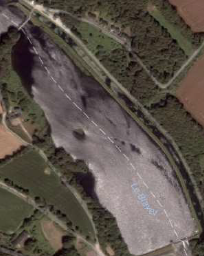
%> input picture matlab/Guerledan.png, 204 x 256 px
$ octave EquationsRob.m   (GNU Octave 9; MATLAB toolbox functions it lacks are replaced by stand-ins)
%> lines starting %> are read from the running program, lines starting %| are printed output that depends on the picture
### matlab/CheckPoint.m
function [x,y,theta,vx,vy,w,v2x,v2y,w2,e,If]=CheckPoint(P1,E,x1,y1,theta1,vx1,vy1,w1,v21x,v21y,w21,e)
%> called with P1 = [300; 10], E = 2, x1 = 250, y1 = 50, theta1 = 180, vx1 = 0, vy1 = 0, w1 = 0

i=1;
h=0.6; % Hauteur du drone (en m)
l=1; % Longueur du drone (m)
L=0.4; % Largeur du drone (m)
M=1.200; % Masse du drone  (kg)
d=10; % Diamètre de l'hélice (pouces)
Ph=6;  % Pas de l'hélice (pouces)
kv=840; % Kv des moteurs brushless (Normalement identiques)
c=0.2; %Distance des flotteurs au centre de gravité selon y.
P=0.02835*Ph*(d^3)*(kv^2)*(10^(-10)); % Force de Poussée selon l'équation d'Abbott (Sans la tension qui donne la vitesse de rotation avec Vr=UKv)
Jz=(M*(L^2+l^2))/3; % Moment d'inertie du drone semon l'axe z (celui qui nous intéresse pour la rotation du drone
dt=0.5; % Pas de temps (en s)


v2x=[v21x]; %Accélération initiale en x (ms-²)
v2y=[v21y]; %Accélération initiale en y (ms-²)
w2=[w21]; %Accélération angulaire initiale(rads-²)
vy=[vy1]; %(Vitesse initiale en y (m/s)
vx=[vx1]; %(Vitesse initiale en x (m/s)
w=[w1]; %(Vitesse angulaire initiale (rad/s)
theta=[theta1]; % Cap initial
x=[x1]; %Position initiale en x
y=[y1]; %Position initiale en y
m=[0;0];
Tx=[x(1),P1(1)]; %Coordonées en x de la droite cible (en m)
Ty=[y(1),P1(2)];% Coordonées en y de la droite cible (en m)

hull=[x(1);y(1);1]; % Position du bateau (Point noir)
img2=imread('C:\Users\Zacharie\Documents\MATLAB\Modélisation Guerlédan\Guerledan.png');
%> img2 is the input picture: size 256x204x3 uint8; mean R, G, B 92.9, 84.1, 76.3
img=imresize(img2,2);
 while norm(m-P1)>E
         i=i+1;
         m=[x(i-1);y(i-1)]; % Position du drone
        a=[x(1);y(1)]; %Point initial de la droite cible (point de départ du drone)
        b=P1; % Point final de la droite cible
        e1=e; %Mise en mémoir de l'erreur précédente
        e=det([(b-a)/norm(b-a),m-a]); % Ecart du drone à la cible
        de=e-e1; %Différence de l'erreur et de l'erreur précédente (Pour déterminer si le drone se rapproche de la cible)


    [u1,u2]=control(e,de);
    w2(i)=c*P*((u1^2)-(u2^2))/Jz;  % Calcul de l'accel angulaire au temps i avec le th des moments
    w(i)=(w2(i)-w2(i-1))*dt+w(i-1); % Calcul de la vitesse angulaire avec Euler
    theta(i)=(theta(i-1)+w(i)*dt); % Calcul de l'angle avec Euler
    v2x(i)=cos(theta(i))*P*((u1^2)+(u2^2))/M; % Calcul de l'accel en x au tps i avec le PFD
    v2y(i)=sin(theta(i))*P*((u1^2)+(u2^2))/M; % Calcul de l'accel en x au tps i avec le PFD
    vx(i)=(v2x(i)-v2x(i-1))*dt+vx(i-1);% Calcul de la vitesse en x avec Euler
    vy(i)=(v2y(i)-v2y(i-1))*dt+vy(i-1);% Calcul de la vitesse en y avec Euler
    x(i)=x(i-1)+vx(i)*dt; % Calcul de la position en x avec Euler
    y(i)=y(i-1)+vy(i)*dt; % Calcul de la position en y avec Euler
    clf; axis([0,length(img(1,:,:)),0,length(img(:,1,:))]);

    hold on % Tracé Du repère sur lequel on va afficher le mvt du drone
    imshow(img);
    hold on

    hull=[x(i);length(img(:,1,:))-y(i);length(img(:,1,:))-theta(i)]; %Rafraichissement de la Position

     plot(Tx,length(img(:,1,:))-Ty); %Tracé de la droite cible


    plot(hull(1),hull(2),'oblack'); % Affichage de la position
    draw_tank(hull,'blue')
    plot(x,length(img(:,1,:))-y);
    drawnow()

    %pause(0.01); % Temps de pause de 1 centième de s pour la visibilité

     end
%> this loop made 289 passes
%> (hull, R in draw_tank) on passes 1 to 3: ([249.9; 462.2; 332], [0.533 0.846 249.9; -0.846 0.533 462.2; 0 0 1]), ([249.7; 462.4; 332], [0.533 0.846 249.7; -0.846 0.533 462.4; 0 0 1]), ([249.6; 462.6; 332], [0.533 0.846 249.6; -0.846 0.533 462.6; 0 0 1])
%> pass 1, in CheckPoint, `plot(x,length(img(:,1,:))-y);`:
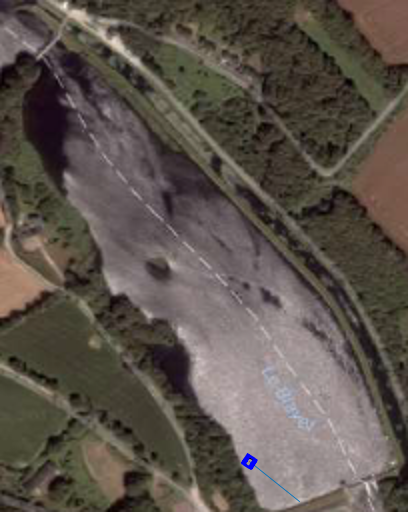
%> figure redrawn from the program's plot data
%> after the loop, i = 290; theta = 290 values, max 181.7 at index 60, min 180 at index 1, mean 181.5; v2x = 290 values, max 0.872 at index 61, min -0.587 at index 2, mean 0.669; v2y = 290 values, max 0 at index 1, min -0.785 at index 2, mean -0.542; vx = 290 values, max 0.436 at index 61, min -0.293 at index 2, mean 0.335; vy = 290 values, max 0 at index 1, min -0.393 at index 2, mean -0.271; w = 290 values, max 0.0621 at index 5, min -0.0621 at index 200, mean 0.0103; w2 = 290 values, max 0.124 at index 5, min -0.124 at index 200, mean 0.0206; x = 290 values, max 298.5 at index 290, min 248.4 at index 24, mean 270.7; y = 290 values, max 50 at index 1, min 10.72 at index 290, mean 30.64


If=i;
%> If = 290
 plot(Tx,Ty); %Tracé de la droite cible


end

### matlab/draw_tank.m
function draw_tank(x,color,sizetank)
   if (exist('sizetank')==0), sizetank=10; end;
   M = sizetank*...
      [  0.5 -0.5  0  0 -0.5 -0.5 0 0 -0.5 0.5 0 0 0.5  0.5  0;
	    -0.5 -0.5 -0.5 -0.3 -0.3  0.3 0.3 0.5  0.5 0.5 0.5 0.3 0.3 -0.3 -0.3];
   M=[M;ones(1,length(M))];
   R=[cos(x(3)),-sin(x(3)),x(1);sin(x(3)),cos(x(3)),x(2);0 0 1];
   M =R*M;
   plot(M(1,:),M(2,:),color,'LineWidth',2);
end

### matlab/control.m
function [ U1,U2 ] = control( x,y )
%UNTITLED2 Summary of this function goes here
%   Detailed explanation goes here
if x>0.5&&y>=-0.005*abs(x)
         U1=5; % Tension donn閑 au moteur 1 Pour se rapprocher de la cible si elle est en dessous
         U2=7; % M阭e principe pour le moteur 2
     elseif x<-0.5&&y<=0.005*abs(x)
         U1=7; % M阭e principe pour tourner dans l'autre sens
         U2=5;
     else
        U1=7; % Si on est suffisament proche on applique la m阭e tension aux deux moteurs
        U2=7;
      end

end

### matlab/EquationsRob.m
clear all
close all
clc

% [7 lines of commented-out code are left out]
E=2; % Erreur pour considérer le point atteint

P2=[300;10]; %Point 2
P3=[280;150]; % Point 3
% P4=[240;50]; %Point 4
% P5=[240;160]; %Point 5


v2x=[0]; %Accélération initiale en x (ms-²)
v2y=[0]; %Accélération initiale en y (ms-²)
w2=[0]; %Accélération angulaire initiale(rads-²)
vy=[0]; %(Vitesse initiale en y (m/s)
vx=[0]; %(Vitesse initiale en x (m/s)
w=[0]; %(Vitesse angulaire initiale (rad/s)
theta=[180]; % Cap initial
x=[250]; %Position initiale en x
y=[50]; % Position initiale en y
P1=[x(1);y(1)]; %Point 1
Tx=[x(1),50]; %Coordonées en x de la droite cible (en m)
Ty=[y(1),2];% Coordonées en y de la droite cible (en m)
e=0; %Erreur initiale (mise à 0)
m=[0;0]; %Va12riable de déclaration de m
X=[];
Y=[];
V=[];
W=[];
Theta=[];
i=0;
[x,y,theta,vx,vy,w,v2x,v2y,w2,e,If]=CheckPoint(P2,E,x(1),y(1),theta(1),vx(1),vy(1),w(1),v2x(1),v2y(1),w2(1),e);
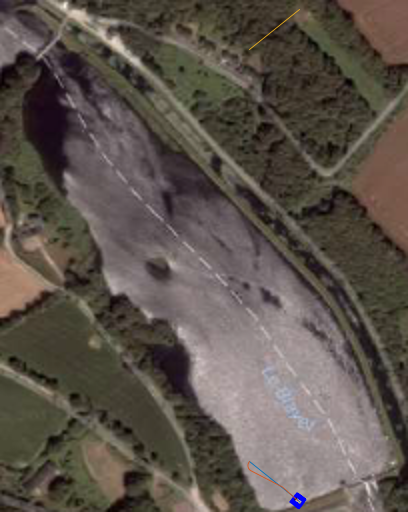
%> figure redrawn from the program's plot data
%> e = -0.348; If = 290
X=[X x];
%> X has the same summary as x in CheckPoint
Y=[Y y];
%> Y has the same summary as y in CheckPoint
V=[V (sqrt(vx.^2+vy.^2))];
%> V = 290 values, max 0.49 at index 208, min 0 at index 1, mean 0.462
Theta=[Theta theta];
%> Theta has the same summary as theta in CheckPoint
W=[W w];
%> W has the same summary as w in CheckPoint
i=i+If;
%> i = 290
[x,y,theta,vx,vy,w,v2x,v2y,w2,e,If]=CheckPoint(P3,E,x(If),y(If),theta(If),vx(If),vy(If),w(If),v2x(If),v2y(If),w2(If),e);
%> in CheckPoint (call 2), `v2x=[v21x];`: v2x = 0.735
%> in CheckPoint (call 2), `v2y=[v21y];`: v2y = -0.648
%> in CheckPoint (call 2), `w2=[w21];`: w2 = 0
%> in CheckPoint (call 2), `vy=[vy1];`: vy = -0.324
%> in CheckPoint (call 2), `vx=[vx1];`: vx = 0.368
%> in CheckPoint (call 2), `w=[w1];`: w = 0
%> in CheckPoint (call 2), `theta=[theta1];`: theta = 181.5
%> in CheckPoint (call 2), `x=[x1];`: x = 298.5
%> in CheckPoint (call 2), `y=[y1];`: y = 10.72
%> in CheckPoint (call 2), `Tx=[x(1),P1(1)];`: Tx = [298.5 280]
%> in CheckPoint (call 2), `Ty=[y(1),P1(2)];`: Ty = [10.72 150]
%> in CheckPoint (call 2), `hull=[x(1);y(1);1];`: hull = [298.5; 10.72; 1]
%> the loop in CheckPoint (call 2), `while norm(m-P1)>E` made 649 passes
%> (m, e1, e, de, u2, hull, R in draw_tank) on passes 1 to 3: ([298.5; 10.72], -0.348, 0, 0.348, 7, [298.7; 501.4; 330.5], [-0.8 0.599 298.7; -0.599 -0.8 501.4; 0 0 1]), ([298.7; 10.56], 0, -0.161, -0.161, 7, [298.9; 501.6; 330.5], [-0.8 0.599 298.9; -0.599 -0.8 501.6; 0 0 1]), ([298.9; 10.4], -0.161, -0.322, -0.161, 7, [299.1; 501.8; 330.5], [-0.8 0.599 299.1; -0.599 -0.8 501.8; 0 0 1])
%> pass 1, in CheckPoint (call 2), `plot(x,length(img(:,1,:))-y);`:
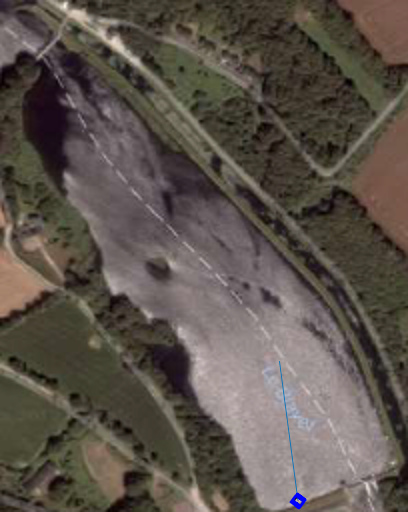
%> figure redrawn from the program's plot data
%> after the loop in CheckPoint (call 2), `while norm(m-P1)>E`: i = 650; theta = 650 values, max 184.2 at index 93, min 181.5 at index 1, mean 183.8; v2x = 650 values, max 0.74 at index 28, min -0.416 at index 94, mean -0.11; v2y = 650 values, max 0.976 at index 258, min -0.648 at index 1, mean 0.847; vx = 650 values, max 0.37 at index 28, min -0.208 at index 94, mean -0.055; vy = 650 values, max 0.488 at index 258, min -0.324 at index 1, mean 0.423; w = 650 values, max 0.0621 at index 6, min -0.0621 at index 247, mean 0.00735; w2 = 650 values, max 0.124 at index 6, min -0.124 at index 247, mean 0.0147; x = 650 values, max 309.1 at index 78, min 280.4 at index 650, mean 292.6; y = 650 values, max 148.4 at index 650, min 8.65 at index 28, mean 71.6
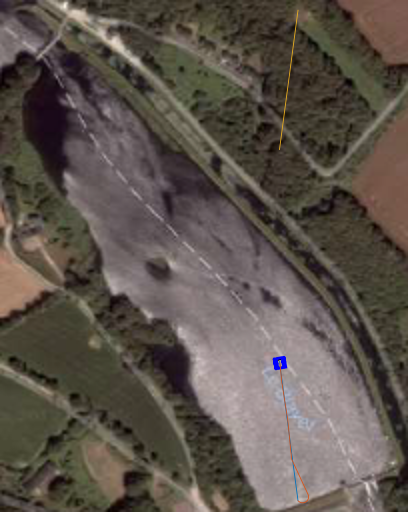
%> figure redrawn from the program's plot data
X=[X x];
Y=[Y y];
V=[V (sqrt(vx.^2+vy.^2))];
Theta=[Theta theta];
W=[W w];
i=i+If;
[x,y,theta,vx,vy,w,v2x,v2y,w2,e,If]=CheckPoint(P1,E,x(If),y(If),theta(If),vx(If),vy(If),w(If),v2x(If),v2y(If),w2(If),e);
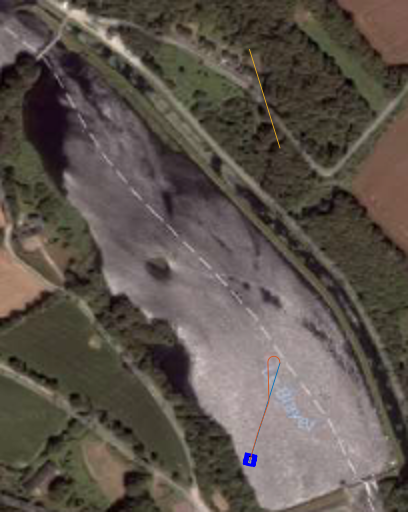
%> figure redrawn from the program's plot data
X=[X x];
Y=[Y y];
V=[V (sqrt(vx.^2+vy.^2))];
Theta=[Theta theta];
W=[W w];
i=i+If;
% [14 lines of commented-out code are left out]
Theta=Theta*180/pi;

t=1:i;
figure
plot(t,Theta);
title('theta(t)')
%> figure, not shown here; curve peaks at x = 1046, y = 10711.6
figure
plot(t,V);
title('V(t)')
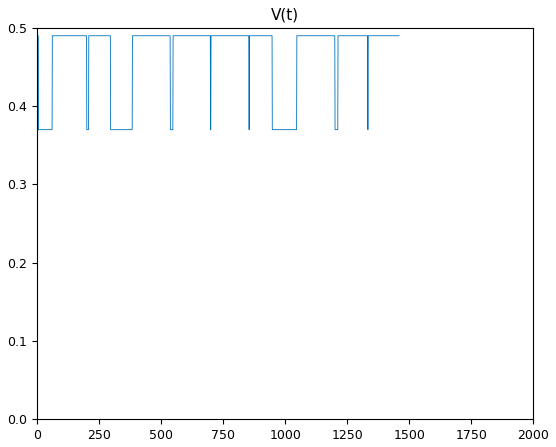
%> figure redrawn from the program's plot data; curve peaks at x = 208, y = 0.49

figure
img2=imread('Guerledan.png');
img=imresize(img2,2);
imshow(img);
title('Trajectoire')
hold on
plot(X,length(img(:,1,:))-Y);


plot(x(1),length(img(:,1,:))-y(1),'+r')


% [10 lines of commented-out code are left out]
plot(P1(1),length(img(:,1,:))-P1(2),'+black');
plot(P2(1),length(img(:,1,:))-P2(2),'+black');
plot(P3(1),length(img(:,1,:))-P3(2),'+black');
% plot(P4(1),length(img(:,1,:))-P4(2),'+black');
% plot(P5(1),length(img(:,1,:))-P5(2),'+black');
 T1x=[P1(1);P2(1)];
T2x=[P2(1);P3(1)];
T3x=[P3(1);P1(1)];
T1y=[length(img(:,1,:))-P1(2);length(img(:,1,:))-P2(2)];
T2y=[length(img(:,1,:))-P2(2);length(img(:,1,:))-P3(2)];
T3y=[length(img(:,1,:))-P3(2);length(img(:,1,:))-P1(2)];
% [4 lines of commented-out code are left out]

plot(T1x,T1y);
plot(T2x,T2y);
plot(T3x,T3y);
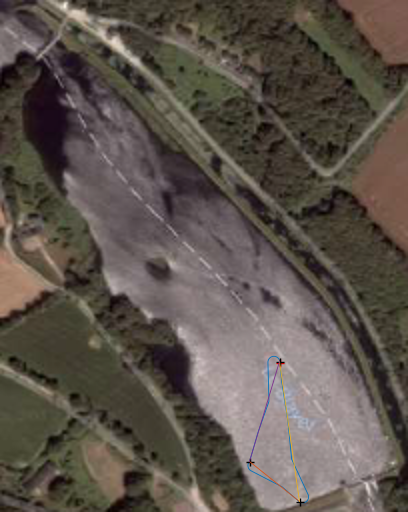
%> figure redrawn from the program's plot data; its title reads 'Trajectoire'
% plot(T4x,T4y);
% plot(T5x,T5y);
